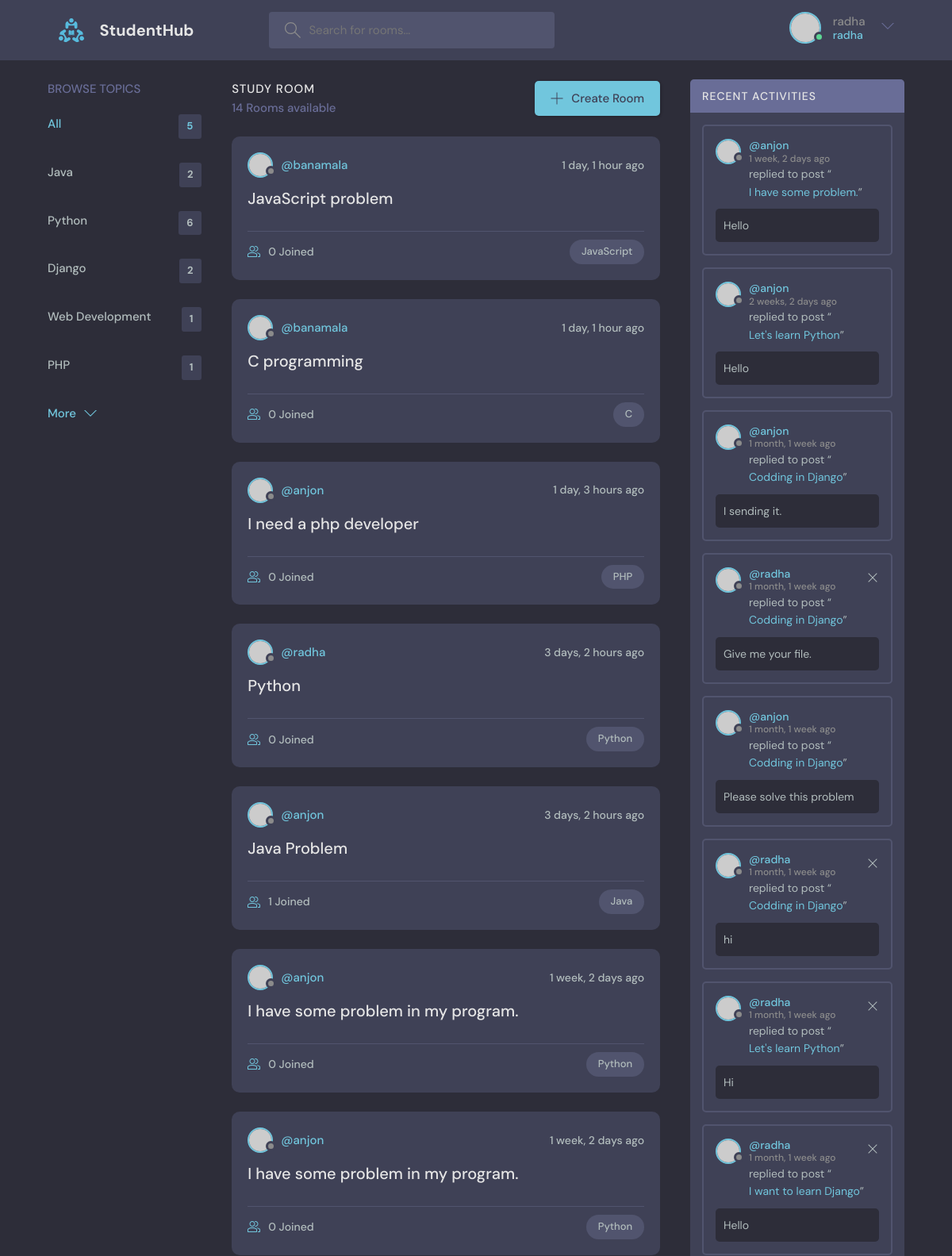
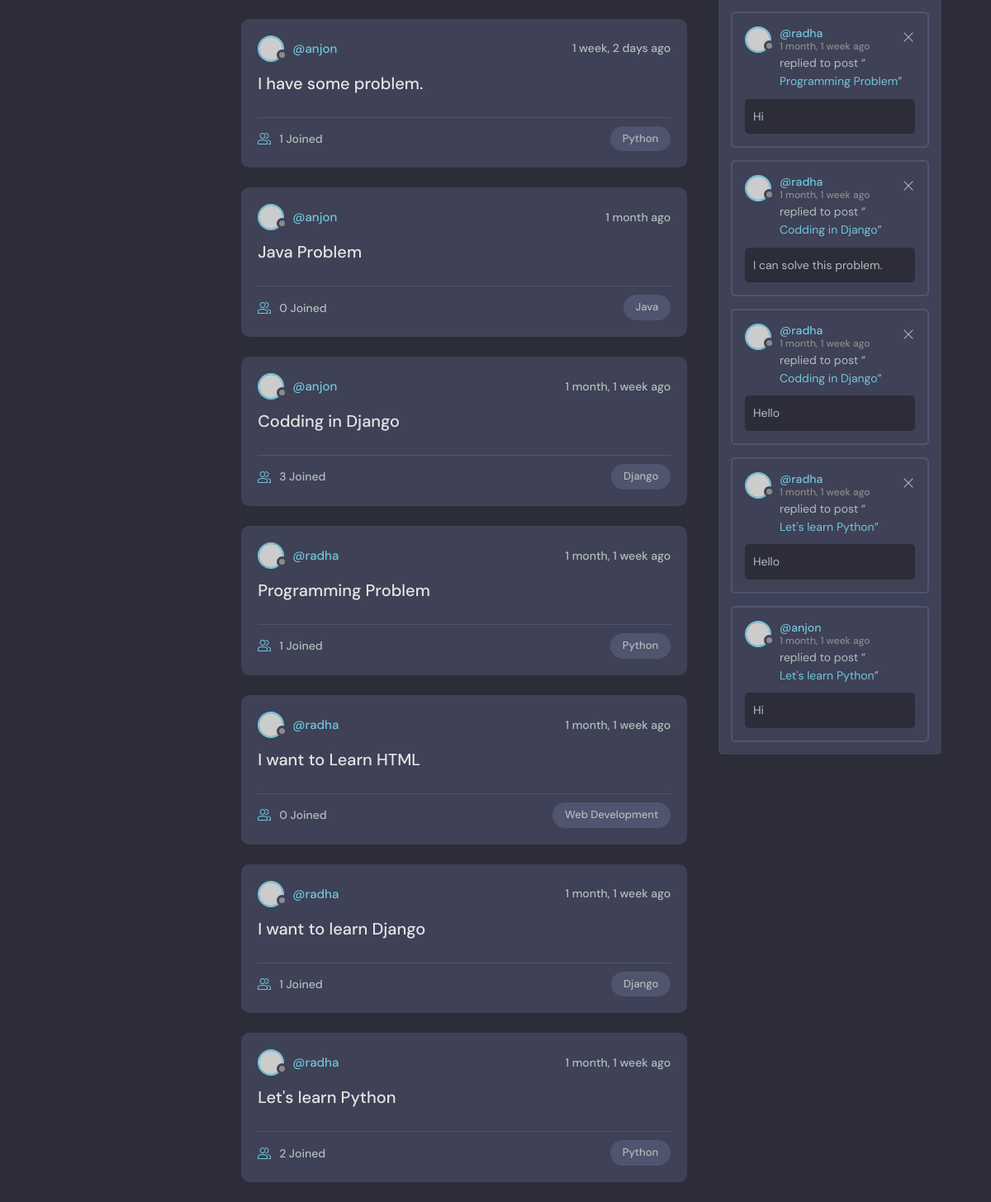
The app's page / (signed in) with its own data (2 pictures, top to bottom).
### base/models.py (models this page shows, shortened)
class Topic(models.Model):
    name = models.CharField(max_length=200)

class Room(models.Model):
    host = models.ForeignKey(User,on_delete=models.SET_NULL, null=True)
    topic = models.ForeignKey(Topic, on_delete=models.SET_NULL, null=True)
    name = models.CharField(max_length=200)
    description = models.TextField(null=True,blank=True)
    participants = models.ManyToManyField(User,related_name='participants',blank=True)
    updated = models.DateTimeField(auto_now=True)
    created = models.DateTimeField(auto_now_add=True)
    def __str__(self):
        return self.name
    class Meta:
        ordering = ['-updated','-created']

class Message(models.Model):
    user = models.ForeignKey(User, on_delete=models.CASCADE)
    room = models.ForeignKey(Room,on_delete=models.CASCADE)
    body = models.TextField()
    updated = models.DateTimeField(auto_now=True)
    created = models.DateTimeField(auto_now_add=True)
    class Meta:
        ordering = ['-updated','-created']

### base/views.py (the view)
# urls.py: path('',views.home, name="home"),
@login_required(login_url='login')
def home(request):
    q = request.GET.get('q') if request.GET.get('q') != None else ''
    rooms = Room.objects.filter(
        Q(topic__name__icontains=q) |
        Q(name__icontains=q) |
        Q(description__icontains=q)
    )
    topics = Topic.objects.all()[0:5]
    rooms_count = rooms.count()
    room_messages = Message.objects.filter(Q(room__topic__name__icontains=q))
    context = {"rooms" : rooms,'topics':topics,'rooms_count':rooms_count,'room_messages': room_messages}
    return render(request,"base/home.html",context)

### templates/base/home.html (shortened to what this page needs)
{% extends 'main.html' %}
{% block content %}
    <main class="layout layout--3">
      <div class="container">
        {% include 'base/topics_component.html' %}
        <div class="roomList">
          <div class="roomList__header">
            <div>
              <h2>Study Room</h2>
              <p>{{rooms_count}} Rooms available</p>
            </div>
            <a class="btn btn--main" href="{% url 'room-form' %}">
              <svg version="1.1" xmlns="http://www.w3.org/2000/svg" width="32" height="32" viewBox="0 0 32 32">
                <title>add</title>
                <path
                  d="M16.943 0.943h-1.885v14.115h-14.115v1.885h14.115v14.115h1.885v-14.115h14.115v-1.885h-14.115v-14.115z"
                ></path>
              </svg>
              Create Room
            </a>
          </div>
          {% include 'base/feed_component.html' %}
        </div>
        {% include 'base/activity_component.html' %}
      </div>
    </main>
{% endblock %}

### templates/navbar.html (shortened to what this page needs)
{% load static %}
<header class="header header--loggedIn">
    <div class="container">
      <a href="{% url 'home' %}" class="header__logo">
        <img src="{% static 'images/logo.svg' %}" />
        <h1>StudentHub</h1>
      </a>
      <form class="header__search" method="GET" action="{% url 'home' %}">
        <label>
          <input name="q" placeholder="Search for rooms..." />
        </label>
      </form>
      <nav class="header__menu">
        {% if request.user.is_authenticated %}
        <div class="header__user">
          <a href="{% url 'user-profile' request.user.id %}">
            <div class="avatar avatar--medium active">
              <img src="https://randomuser.me/api/portraits/men/37.jpg" />
            </div>
            <p>{{request.user.username}} <span>{{request.user.username}}</span></p>
          </a>
          <button class="dropdown-button">
            <svg version="1.1" xmlns="http://www.w3.org/2000/svg" width="32" height="32" viewBox="0 0 32 32">
              <title>chevron-down</title>
              <path d="M16 21l-13-13h-3l16 16 16-16h-3l-13 13z"></path>
            </svg>
          </button>
        </div>
        {% else %}
        <a href="{% url 'login' %}">
            <img src="{% static 'images/avatar.svg' %}" />
            <p>Login</p>
        </a>
        {% endif %}
      </nav>
    </div>
  </header>

### templates/base/topics_component.html
<div class="topics">
    <div class="topics__header">
      <h2>Browse Topics</h2>
    </div>
    <ul class="topics__list">
      <li>
        <a href="{% url 'home' %}" class="active">All <span>{{topics.count}}</span></a>
      </li>
      {% for topic in topics %}
      <li>
        <a href="{% url 'home'%}?q={{topic.name}}">{{topic.name}} <span>{{topic.room_set.all.count}}</span></a>
      </li>
      {% endfor %}
    </ul>
    <a class="btn btn--link" href="{% url 'topics' %}">
      More
      <svg version="1.1" xmlns="http://www.w3.org/2000/svg" width="32" height="32" viewBox="0 0 32 32">
        <title>chevron-down</title>
        <path d="M16 21l-13-13h-3l16 16 16-16h-3l-13 13z"></path>
      </svg>
    </a>
  </div>

### templates/base/feed_component.html (shortened to what this page needs)
{% for room in rooms %}
<div class="roomListRoom">
    <div class="roomListRoom__header">
      <a href="{% url 'user-profile' room.host.id %}" class="roomListRoom__author">
        <div class="avatar avatar--small">
          <img src="https://randomuser.me/api/portraits/women/11.jpg" />
        </div>
        <span>@{{room.host.username}}</span>
      </a>
      <div class="roomListRoom__actions">
        <span>{{room.created|timesince}} ago</span>
      </div>
    </div>
    <div class="roomListRoom__content">
      <a href="{% url 'room' room.id %}">{{room.name}}</a>
    </div>
    <div class="roomListRoom__meta">
      <a href="{% url 'room' room.id %}" class="roomListRoom__joined">
        {{room.participants.all.count}} Joined
      </a>
      <p class="roomListRoom__topic">{{room.topic.name}}</p>
    </div>
  </div>
  {% endfor %}

### templates/base/activity_component.html
<div class="activities">
    <div class="activities__header">
      <h2>Recent Activities</h2>
    </div>
    {% for message in room_messages %}
    <div class="activities__box">
      <div class="activities__boxHeader roomListRoom__header">
        <a href="{% url 'user-profile' message.user.id %}" class="roomListRoom__author">
          <div class="avatar avatar--small">
            <img src="https://randomuser.me/api/portraits/women/11.jpg" />
          </div>
          <p>
            @{{message.user}}
            <span>{{message.created|timesince}} ago</span>
          </p>
        </a>
        {% if request.user == message.user%}
        <div class="roomListRoom__actions">
          <a href="{% url 'delete-message' message.id %}">
            <svg version="1.1" xmlns="http://www.w3.org/2000/svg" width="32" height="32" viewBox="0 0 32 32">
              <title>remove</title>
              <path
                d="M27.314 6.019l-1.333-1.333-9.98 9.981-9.981-9.981-1.333 1.333 9.981 9.981-9.981 9.98 1.333 1.333 9.981-9.98 9.98 9.98 1.333-1.333-9.98-9.98 9.98-9.981z"
              ></path>
            </svg>
          </a>
        </div>
        {% endif %}
      </div>
      <div class="activities__boxContent">
        <p>replied to post “<a href="{% url 'room' message.room.id %}">{{message.room}}</a>”</p>
        <div class="activities__boxRoomContent">
            {{message.body}}
        </div>
      </div>
    </div>
    {% endfor %}
  </div>

### records on screen
Topic: name "Java", room_set.all.count "2"
Topic: name "Python", room_set.all.count "6"
Topic: name "Django", room_set.all.count "2"
Topic: name "Web Development", room_set.all.count "1"
Topic: name "PHP", room_set.all.count "1"
Room: host.username "banamala", created "1 day, 1 hour", name "JavaScript problem", participants.all.count "0", topic.name "JavaScript"
Room: host.username "banamala", created "1 day, 1 hour", name "C programming", participants.all.count "0", topic.name "C"
Room: host.username "anjon", created "1 day, 3 hours", name "I need a php developer", participants.all.count "0", topic.name "PHP"
Room: host.username "radha", created "3 days, 2 hours", name "Python", participants.all.count "0", topic.name "Python"
Room: host.username "anjon", created "3 days, 2 hours", name "Java Problem", participants.all.count "1", topic.name "Java"
Room: host.username "anjon", created "1 week, 2 days", name "I have some problem in my program.", participants.all.count "0", topic.name "Python"
Room: host.username "anjon", created "1 week, 2 days", name "I have some problem in my program.", participants.all.count "0", topic.name "Python"
Room: host.username "anjon", created "1 week, 2 days", name "I have some problem.", participants.all.count "1", topic.name "Python"
Room: host.username "anjon", created "1 month", name "Java Problem", participants.all.count "0", topic.name "Java"
Room: host.username "anjon", created "1 month, 1 week", name "Codding in Django", participants.all.count "3", topic.name "Django"
Room: host.username "radha", created "1 month, 1 week", name "Programming Problem", participants.all.count "1", topic.name "Python"
Room: host.username "radha", created "1 month, 1 week", name "I want to Learn HTML", participants.all.count "0", topic.name "Web Development"
Room: host.username "radha", created "1 month, 1 week", name "I want to learn Django", participants.all.count "1", topic.name "Django"
Room: host.username "radha", created "1 month, 1 week", name "Let's learn Python", participants.all.count "2", topic.name "Python"
Message: user "anjon", created "1 week, 2 days", room "I have some problem.", body "Hello"
Message: user "anjon", created "2 weeks, 2 days", room "Let's learn Python", body "Hello"
Message: user "anjon", created "1 month, 1 week", room "Codding in Django", body "I sending it."
Message: user "radha", created "1 month, 1 week", room "Codding in Django", body "Give me your file."
Message: user "anjon", created "1 month, 1 week", room "Codding in Django", body "Please solve this problem"
Message: user "radha", created "1 month, 1 week", room "Codding in Django", body "hi"
Message: user "radha", created "1 month, 1 week", room "Let's learn Python", body "Hi"
Message: user "radha", created "1 month, 1 week", room "I want to learn Django", body "Hello"
Message: user "radha", created "1 month, 1 week", room "Programming Problem", body "Hi"
Message: user "radha", created "1 month, 1 week", room "Codding in Django", body "I can solve this problem."
Message: user "radha", created "1 month, 1 week", room "Codding in Django", body "Hello"
Message: user "radha", created "1 month, 1 week", room "Let's learn Python", body "Hello"
Message: user "anjon", created "1 month, 1 week", room "Let's learn Python", body "Hi"

### other values on screen
{{ request.user.username }} "radha"
{{ topics.count }} "5"
{{ rooms_count }} "14"
